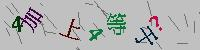
#> input picture xzscredit/validatecode/shanxi/013.jpg, 200 x 50 px, found by its file name
$ python image_deal_with.py   (Python 2 division)
#> lines starting #> are read from the running program, lines starting #| are printed output that depends on the picture; after the words box and inside, x2 and y2 are one past the last pixel; in counts of white or black regions, pixels touching at a corner belong together
# coding:utf-8
from PIL import Image


def black_white(image):
    value = 70
    width, hight = image.size
    for y in range(hight):
        for x in range(width):
            if image.getpixel((x, y))[0] >= value and image.getpixel((x, y))[1] >= value and image.getpixel((x, y))[2] >= value:
                image.putpixel((x, y), (255, 255, 255))
    return image


def del_noise(image, value):
    image1 = image
    threshold = 200
    image = to_l(image)
    image = to_two(image, threshold)
    width, height = image.size
    for y in range(height):
        for x in range(width):
            count = 0
            if x != 0 and x != (width-1) and y != 0 and y != (height-1):
                if image.getpixel((x, y)) == 0:
                    if image.getpixel((x - 1, y - 1)) == 1:
                        count += 1
                    if image.getpixel((x, y - 1)) == 1:
                        count += 1
                    if image.getpixel((x + 1, y - 1)) == 1:
                        count += 1
                    if image.getpixel((x - 1, y)) == 1:
                        count += 1
                    if image.getpixel((x + 1, y)) == 1:
                        count += 1
                    if image.getpixel((x - 1, y + 1)) == 1:
                        count += 1
                    if image.getpixel((x, y + 1)) == 1:
                        count += 1
                    if image.getpixel((x + 1, y + 1)) == 1:
                        count += 1

                if count >= value:
                    image1.putpixel((x, y), (255, 255, 255))
    return image1


def to_l(image):
    return image.convert('L')


def to_two(image, threshold):
    table = []
    for i in range(256):
        if i < threshold:
            table.append(0)
        else:
            table.append(1)
    return image.point(table, '1')


def re_size(image, size):
    image.thumbnail(size)
    return image


def im_split(image, region):
    image.crop(region).show()


def clear(image):
    width, hight = image.size
    for y in range(hight):
        for x in range(width):
            pix = ()
            for enu, n in  enumerate(image.getpixel((x, y))):
                pix = pix + (n - n % 15,)
            # print pix
            image.putpixel((x, y), pix)
    return image


def im_tongji(image):
    tongji = {}
    width, hight = image.size
    for y in range(hight):
        for x in range(width):
            v = str(image.getpixel((x, y)))
            if v in tongji.keys():
                tongji[v] += 1
            else:
                tongji[v] = 1
    for x in tongji.keys():
        print x, tongji[x]

    return image


def xiangsi(a, b, v):
    if abs(a[0] - b[0]) <= 100 and abs(a[1] - b[1]) <= 30 and abs(a[2] - b[2]) <= v:
        return 1
    else:
        return 0


def jinsi(image):
    v = 10
    jinsizhi = {}
    width, hight = image.size
    for y in range(hight):
        for x in range(width):
            c = image.getpixel((x, y))
            for k in jinsizhi.keys():
                if xiangsi(jinsizhi[k], c, v):
                    jinsizhi[str(c)] = jinsizhi[k]
                    break
            if str(c) not in jinsizhi.keys():
                    jinsizhi[str(c)] = c
    for y in range(hight):
        for x in range(width):
            image.putpixel((x, y), jinsizhi[str(image.getpixel((x, y)))])
    return image


def im_view(image):
    print image.size
    print image.getpixel((140, 15))
    print image.getpixel((1, 1))
    print image.getpixel((195, 49))

def main(image):
    size = (60, 20)
    threshold = 200
    del_noise_value = 7
    image = black_white(image)
    image = del_noise(image, del_noise_value)
    image = del_noise(image, del_noise_value)
    # [4 lines of commented-out code are left out]
    return image

region_list = [(14, 5, 27, 19), (23, 5, 36, 19), (35, 5, 48, 19), (47, 5, 60, 19)]
if __name__ == '__main__':
    # image = Image.open(r".\011.jpg")
    # image = Image.open(r".\012.jpg")
    image = Image.open(r".\013.jpg")
#> image is the input picture: PIL image 200x50 RGB; mean R, G, B 178.9, 180.2, 179.8
    # [7 lines of commented-out code are left out]
    image = main(image)
#> after the loop in black_white, `for y in range(hight):`:
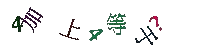
#> image: PIL image 200x50 RGB; mean R, G, B 240.1, 240.8, 240.4
#> in to_l, `return image.convert('L')`:
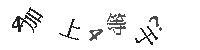
#> returned value: PIL image 200x50 L; min 3, max 255, mean 240.5
#> in to_two, `return image.point(table, '1')`:
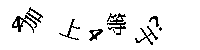
#> returned value: PIL image 200x50 1; 92.9% white; black in thin lines or dots, all inside (x1, y1, x2, y2) = (12, 7, 162, 45)

    image = jinsi(image)
#> after the loop in jinsi, `for y in range(hight):`: jinsizhi = 687 items
#> after the loop in jinsi, `for y in range(hight):`:
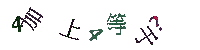
#> image: PIL image 200x50 RGB; mean R, G, B 240.2, 240.7, 240.7
    image = clear(image)

    im_tongji(image)
#> after the loop in im_tongji, `for y in range(hight):`: tongji = 19 items
#> the loop in im_tongji, `for x in tongji.keys():` made 19 passes
#> x on passes 1 to 12: '(255, 255, 255)', '(45, 30, 45)', '(15, 0, 30)', '(60, 90, 75)', '(45, 90, 75)', '(60, 30, 60)', '(30, 75, 45)', '(0, 30, 0)', '(30, 45, 30)', '(165, 15, 60)', '(30, 0, 45)', '(15, 45, 15)'
#| (255, 255, 255) 9299
#| (45, 30, 45) 155
#| (15, 0, 30) 116
#| (60, 90, 75) 60
#| (45, 90, 75) 104
#| (60, 30, 60) 49
#| (30, 75, 45) 73
#| (0, 30, 0) 60
#> (further printed lines are left out)


    # [4 lines of commented-out code are left out]

    image.show()

$ run again, with xzscredit/validatecode/shanxi/011.jpg copied over xzscredit/validatecode/shanxi/013.jpg
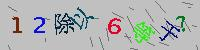
#> input picture xzscredit/validatecode/shanxi/011.jpg, 200 x 50 px, found by its file name
#> image is the input picture: PIL image 200x50 RGB; mean R, G, B 178.3, 180.8, 180
#> in to_two, `return image.point(table, '1')`:
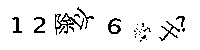
#> returned value: PIL image 200x50 1; 93% white; black in thin lines or dots, all inside (x1, y1, x2, y2) = (12, 7, 185, 42)
#> after the loop in jinsi, `for y in range(hight):`: jinsizhi = 668 items
#> after the loop in jinsi, `for y in range(hight):`:
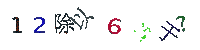
#> image: PIL image 200x50 RGB; mean R, G, B 241.5, 241, 242
#> after the loop in im_tongji, `for y in range(hight):`: tongji = 33 items
#> the loop in im_tongji, `for x in tongji.keys():` made 33 passes
#> x on passes 1 to 8: '(255, 255, 255)', '(45, 60, 60)', '(30, 45, 45)', '(60, 75, 75)', '(15, 30, 30)', '(0, 15, 15)', '(45, 75, 90)', '(30, 90, 45)'
#> (printed output is left out)

$ run again, with xzscredit/validatecode/shanxi/012.jpg copied over xzscredit/validatecode/shanxi/013.jpg
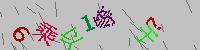
#> input picture xzscredit/validatecode/shanxi/012.jpg, 200 x 50 px, found by its file name
#> image is the input picture: PIL image 200x50 RGB; mean R, G, B 183.1, 180.9, 178.8
#> in to_two (call 2), `return image.point(table, '1')`:
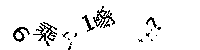
#> returned value: PIL image 200x50 1; 93.9% white; black in thin lines or dots, all inside (x1, y1, x2, y2) = (13, 6, 161, 50)
#> after the loop in jinsi, `for y in range(hight):`: jinsizhi = 593 items
#> after the loop in jinsi, `for y in range(hight):`:
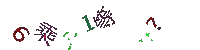
#> image: PIL image 200x50 RGB; mean R, G, B 243.9, 242.9, 242.8
#> after the loop in im_tongji, `for y in range(hight):`: tongji = 28 items
#> the loop in im_tongji, `for x in tongji.keys():` made 28 passes
#> x on passes 1 to 8: '(255, 255, 255)', '(60, 30, 45)', '(45, 15, 30)', '(60, 30, 60)', '(75, 30, 75)', '(45, 0, 45)', '(60, 90, 75)', '(15, 90, 45)'
#> (printed output is left out)

$ run again, with xzscredit/validatecode/shanxi/014.jpg copied over xzscredit/validatecode/shanxi/013.jpg
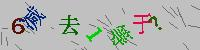
#> input picture xzscredit/validatecode/shanxi/014.jpg, 200 x 50 px, found by its file name
#> image is the input picture: PIL image 200x50 RGB; mean R, G, B 179, 181.9, 178.7
#> in to_two, `return image.point(table, '1')`:
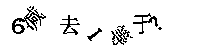
#> returned value: PIL image 200x50 1; 92.8% white; black in thin lines or dots, all inside (x1, y1, x2, y2) = (12, 6, 162, 45)
#> after the loop in jinsi, `for y in range(hight):`: jinsizhi = 704 items
#> after the loop in jinsi, `for y in range(hight):`:
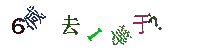
#> image: PIL image 200x50 RGB; mean R, G, B 240.8, 241.9, 240.8
#> after the loop in im_tongji, `for y in range(hight):`: tongji = 33 items
#> the loop in im_tongji, `for x in tongji.keys():` made 33 passes
#> x on passes 1 to 8: '(255, 255, 255)', '(30, 30, 60)', '(45, 45, 75)', '(15, 30, 45)', '(30, 30, 75)', '(30, 45, 105)', '(0, 15, 30)', '(150, 45, 75)'
#> (printed output is left out)
